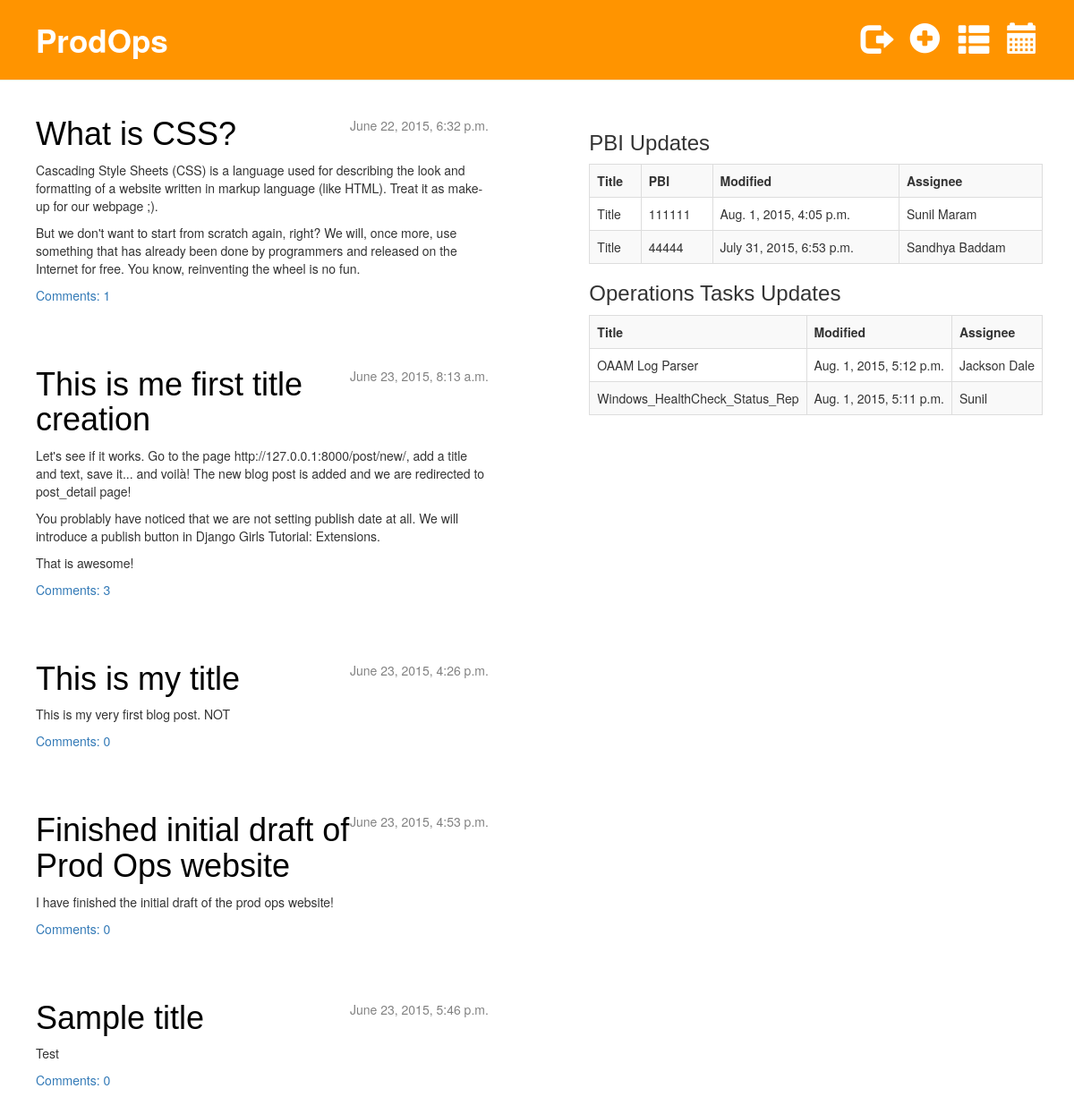
The app's page /home/ (signed in) with its own data.
### blog/models.py (models this page shows, shortened)
class Pbi(models.Model):
    LOW = 'Low'
    MEDIUM = 'Medium'
    HIGH = 'High'
    CRITICAL = 'Critical'
    severity_options = (
        (LOW, 'Low'),
        (MEDIUM, 'Medium'),
        (HIGH, 'High'),
        (CRITICAL, 'Critical'),
    )
    IN_PROGRESS = 'In Progress'
    UNDER_INVESTIGATION = 'Under Investigation'
    PENDING = 'Pending'
    ASSIGNED = 'Assigned'
    status_options = (
        (IN_PROGRESS, 'In Progress'),
        (UNDER_INVESTIGATION, 'Under Investigation'),
        (PENDING, 'Pending'),
        (ASSIGNED, 'Assigned'),
    )
    PBI = 'PBI'
    OPERATIONS = 'Operations'
    activity_type = (
        (PBI, 'PBI'),
        (OPERATIONS, 'Operations'),
    )
    number = models.IntegerField(null=True)
    title = models.CharField(max_length=30)
    description = models.TextField()
    updates = models.TextField()
    severity = models.CharField(max_length=30, choices=severity_options)
    status = models.CharField(max_length=30, choices=status_options)
    assignee = models.CharField(max_length=30)
    estimated_finish = models.DateField(
        default=timezone.now)
    next_action = models.CharField(max_length=30)
    modified_date = models.DateTimeField(default=timezone.now)
    type = models.CharField(default='', max_length=30,
                            choices=activity_type)

class Post(models.Model):
    author = models.ForeignKey('auth.User')
    title = models.CharField(max_length=200)
    text = models.TextField()
    created_date = models.DateTimeField(
            default=timezone.now)
    published_date = models.DateTimeField(
            blank=True, null=True)
    def approved_comments(self):
        return self.comments.filter(approved=True)

### blog/views.py (the view)
# urls.py: url(r'^home/$', views.post_list),
@login_required
def post_list(request):
    pbi_task_list = Pbi.objects.all().filter(type='PBI').order_by('-modified_date')
    operations_task_list = Pbi.objects.all().filter(type='operations').order_by('-modified_date')
    posts = Post.objects.filter(published_date__lte=timezone.now()).order_by('published_date')
    return render(request, 'blog/post_list.html', {'posts': posts, 'pbi_task_list': pbi_task_list,
                                                   'operations_task_list': operations_task_list})

### blog/templates/blog/post_list.html (shortened to what this page needs)
{% extends "blog/../base.html" %}
{% block content %}
        <div class="recent-events">
        <h3>PBI Updates</h3>
        <table class="table table-striped table-bordered table-hover">
            <tr>
                <th>Title</th>
                <th>PBI</th>
                <th>Modified</th>
                <th>Assignee</th>
            </tr>
            {% for task in pbi_task_list %}
                {% if forloop.counter < 5 %}
                    <tr>
                        <td>{{ task.title }}</td>
                        <td>{{ task.number }}</td>
                        <td>{{ task.modified_date }}</td>
                        <td>{{ task.assignee }}</td>
                    </tr>
                {% endif %}
            {% endfor %}
        </table>
        <h3>Operations Tasks Updates</h3>
       <table class="table table-striped table-bordered table-hover">
            <tr>
                <th>Title</th>
                <th>Modified</th>
                <th>Assignee</th>
            </tr>
            {% for task in operations_task_list %}
                {% if forloop.counter < 5 %}
                    <tr>
                        <td>{{ task.title }}</td>
                        <td>{{ task.modified_date }}</td>
                        <td>{{ task.assignee }}</td>
                    </tr>
                {% endif %}
            {% endfor %}
        </table>
    </div>
{% for post in posts %}
    <div class="post">
        <div class="date">
            {{ post.published_date }}
        </div>
        <h1><a href="{% url "blog.views.post_detail" pk=post.pk %}">{{ post.title }}</a></h1>
        <p>{{ post.text|linebreaks }}</p>
        <a href="{% url 'blog.views.post_detail' pk=post.pk %}">Comments: {{ post.approved_comments.count }}</a>
    </div>
{% endfor %}
{% endblock content %}

### blog/templates/base.html (shortened to what this page needs)
{% load staticfiles %}
<!DOCTYPE html>
<html>
    <head>
        <link rel="stylesheet" href="https://maxcdn.bootstrapcdn.com/bootstrap/3.3.5/css/bootstrap.min.css">
        <link rel="stylesheet" href="https://maxcdn.bootstrapcdn.com/bootstrap/3.3.5/css/bootstrap-theme.min.css">
        <link rel="stylesheet" href="{% static "css/blog.css" %}">
    </head>
    <body>
        <div class="page-header">
            {% if user.is_authenticated %}
            <a href="{% url 'calendar_view' %}" class="top-menu"><span class="glyphicon glyphicon-calendar"></span></a>
            <a href="{% url 'pbi' %}" class="top-menu"><span class="glyphicon glyphicon-th-list"></span></a>
            <a href="{% url 'operations' %}" class="top-menu"><span class="glyphicon glyphicon-plus-sign"></span></a>
            <a href="{% url 'django.contrib.auth.views.logout' %}" class="top-menu"><span class="glyphicon glyphicon-log-out"></span></a>
            {% else %}
            <a href="{% url 'django.contrib.auth.views.login' %}" class="top-menu"><span class="glyphicon glyphicon-lock"></span></a>
            {% endif %}
            <a href="{% url 'blog.views.post_list' %}" class="top-menu site-title" style="float: left;">{{ request.user.groups.all.0 }}</a>
        </div>
        <div class="content">
            <div class="row">
                <div class="col-md-12">
                {% block content %}
                {% endblock %}
                </div>
            </div>
        </div>
    </body>
</html>

### blog/static/css/blog.css (style rules this page uses)
.page-header { background-color: #ff9400; margin-top: 0; padding: 20px 20px 20px 40px; height: 90px; }
.content { margin-left: 40px; }
h1, h2, h3, h4 { font-family: 'Arial'; }
.date { float: right; color: #828282; }
.top-menu, .top-menu:hover, .top-menu:visited { color: #ffffff; float: right; font-size: 26pt; margin-right: 20px; }
.post { margin-bottom: 70px; }
.post h1 a, .post h1 a:visited { color: #000000; }
.row { margin-right: 20px; }
.roster td, th { vertical-align: middle !important; }
.site-title { text-decoration: none; float: left; font-size: 2.5em; font-weight: bold; }
.recent-events { float:right; margin: 1.5% 0 0 10%; height: 1000px; }

### records on screen
Pbi: title "Title", number "111111", modified_date "Aug. 1, 2015, 4:05 p.m.", assignee "Sunil Maram"
Pbi: title "Title", number "44444", modified_date "July 31, 2015, 6:53 p.m.", assignee "Sandhya Baddam"
Pbi: title "OAAM Log Parser", modified_date "Aug. 1, 2015, 5:12 p.m.", assignee "Jackson Dale"
Pbi: title "Windows_HealthCheck_Status_Rep", modified_date "Aug. 1, 2015, 5:11 p.m.", assignee "Sunil"
Post: published_date "June 22, 2015, 6:32 p.m.", title "What is CSS?", text "Cascading Style Sheets (CSS) is a language used for describing the look and formatting of a website written in markup language (like HTML). Treat it as make-up for our webpage ;). But we don't want to start from scratch again, right? We will, once more, use something that has already been done by programmers and released on the Internet for free. You know, reinventing the wheel is no fun.", approved_comments.count "1"
Post: published_date "June 23, 2015, 8:13 a.m.", title "This is me first title creation", text "Let's see if it works. Go to the page http://127.0.0.1:8000/post/new/, add a title and text, save it... and voilà! The new blog post is added and we are redirected to post_detail page! You problably have noticed that we are not setting publish date at all. We will introduce a publish button in Django Girls Tutorial: Extensions. That is awesome!", approved_comments.count "3"
Post: published_date "June 23, 2015, 4:26 p.m.", title "This is my title", text "This is my very first blog post. NOT", approved_comments.count "0"
Post: published_date "June 23, 2015, 4:53 p.m.", title "Finished initial draft of Prod Ops website", text "I have finished the initial draft of the prod ops website!", approved_comments.count "0"
Post: published_date "June 23, 2015, 5:46 p.m.", title "Sample title", text "Test", approved_comments.count "0"

### other values on screen
{{ request.user.groups.all.0 }} "ProdOps"
